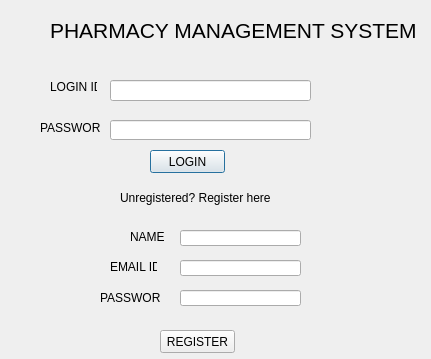
<?xml version="1.0" encoding="UTF-8"?>
<ui version="4.0">
 <class>Dialog</class>
 <widget class="QDialog" name="Dialog">
  <property name="geometry">
   <rect>
    <x>0</x>
    <y>0</y>
    <width>431</width>
    <height>359</height>
   </rect>
  </property>
  <property name="windowTitle">
   <string>Dialog</string>
  </property>
  <widget class="QPushButton" name="pushButton">
   <property name="geometry">
    <rect>
     <x>150</x>
     <y>150</y>
     <width>75</width>
     <height>23</height>
    </rect>
   </property>
   <property name="text">
    <string>LOGIN</string>
   </property>
  </widget>
  <widget class="QLabel" name="label">
   <property name="geometry">
    <rect>
     <x>50</x>
     <y>20</y>
     <width>391</width>
     <height>20</height>
    </rect>
   </property>
   <property name="font">
    <font>
     <pointsize>16</pointsize>
    </font>
   </property>
   <property name="lineWidth">
    <number>2</number>
   </property>
   <property name="text">
    <string>PHARMACY MANAGEMENT SYSTEM</string>
   </property>
  </widget>
  <widget class="QLineEdit" name="lineEdit">
   <property name="geometry">
    <rect>
     <x>110</x>
     <y>80</y>
     <width>201</width>
     <height>21</height>
    </rect>
   </property>
  </widget>
  <widget class="QLineEdit" name="lineEdit_2">
   <property name="geometry">
    <rect>
     <x>110</x>
     <y>120</y>
     <width>201</width>
     <height>20</height>
    </rect>
   </property>
  </widget>
  <widget class="QLabel" name="label_2">
   <property name="geometry">
    <rect>
     <x>50</x>
     <y>80</y>
     <width>47</width>
     <height>13</height>
    </rect>
   </property>
   <property name="text">
    <string>LOGIN ID</string>
   </property>
  </widget>
  <widget class="QLabel" name="label_3">
   <property name="geometry">
    <rect>
     <x>40</x>
     <y>120</y>
     <width>61</width>
     <height>16</height>
    </rect>
   </property>
   <property name="text">
    <string>PASSWORD</string>
   </property>
  </widget>
  <widget class="QLabel" name="label_4">
   <property name="geometry">
    <rect>
     <x>120</x>
     <y>190</y>
     <width>161</width>
     <height>16</height>
    </rect>
   </property>
   <property name="text">
    <string>Unregistered? Register here</string>
   </property>
  </widget>
  <widget class="QLabel" name="label_5">
   <property name="geometry">
    <rect>
     <x>130</x>
     <y>230</y>
     <width>47</width>
     <height>13</height>
    </rect>
   </property>
   <property name="text">
    <string>NAME</string>
   </property>
  </widget>
  <widget class="QLabel" name="label_6">
   <property name="geometry">
    <rect>
     <x>110</x>
     <y>260</y>
     <width>47</width>
     <height>13</height>
    </rect>
   </property>
   <property name="text">
    <string>EMAIL ID</string>
   </property>
  </widget>
  <widget class="QLabel" name="label_7">
   <property name="geometry">
    <rect>
     <x>100</x>
     <y>290</y>
     <width>61</width>
     <height>16</height>
    </rect>
   </property>
   <property name="text">
    <string>PASSWORD</string>
   </property>
  </widget>
  <widget class="QLineEdit" name="lineEdit_3">
   <property name="geometry">
    <rect>
     <x>180</x>
     <y>230</y>
     <width>121</width>
     <height>16</height>
    </rect>
   </property>
  </widget>
  <widget class="QLineEdit" name="lineEdit_4">
   <property name="geometry">
    <rect>
     <x>180</x>
     <y>260</y>
     <width>121</width>
     <height>16</height>
    </rect>
   </property>
  </widget>
  <widget class="QLineEdit" name="lineEdit_5">
   <property name="geometry">
    <rect>
     <x>180</x>
     <y>290</y>
     <width>121</width>
     <height>16</height>
    </rect>
   </property>
  </widget>
  <widget class="QPushButton" name="pushButton_2">
   <property name="geometry">
    <rect>
     <x>160</x>
     <y>330</y>
     <width>75</width>
     <height>23</height>
    </rect>
   </property>
   <property name="text">
    <string>REGISTER</string>
   </property>
  </widget>
 </widget>
 <resources/>
 <connections/>
</ui>
